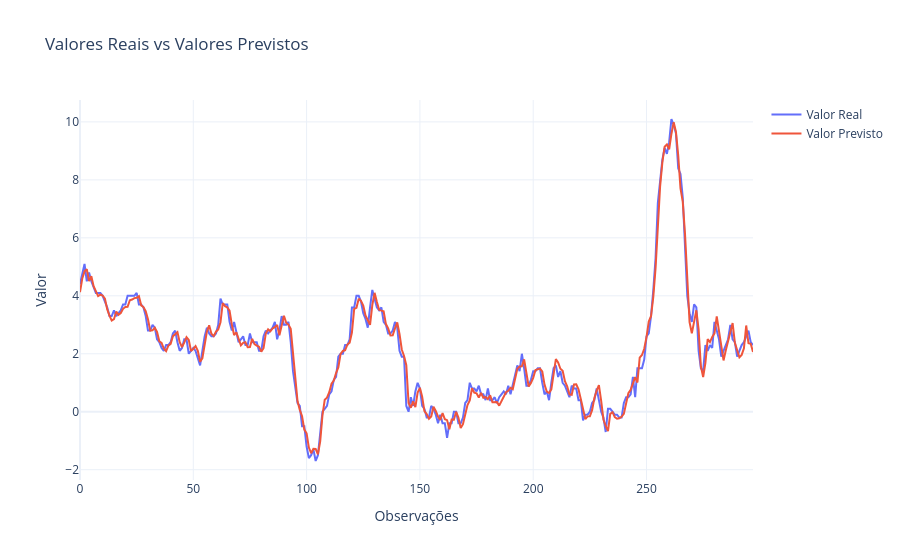

The notebook cell saved with this chart:
### Code cell
# Valores reais
y_real = y

# Valores previstos
y_pred = clf1.predict(X)

# Criar eixo temporal/index
x_axis = np.arange(len(y_real))

# Construir gráfico
fig = go.Figure()

# Linha dos valores reais
fig.add_trace(
    go.Scatter(
        x=x_axis,
        y=y_real,
        mode='lines',
        name='Valor Real'
    )
)

# Linha dos valores previstos
fig.add_trace(
    go.Scatter(
        x=x_axis,
        y=y_pred,
        mode='lines',
        name='Valor Previsto'
    )
)

# Layout
fig.update_layout(
    title='Valores Reais vs Valores Previstos',
    xaxis_title='Observações',
    yaxis_title='Valor',
    template='plotly_white',
    hovermode='x unified'
)

fig.show()

### Figure 1 — Plotly figure (JSON) as saved in the notebook; plotly's stock layout.template omitted (floating-point values rounded to 4 significant figures; data arrays with more than 128 entries replaced by an {"elided": "..."} marker saying what was removed)
{"data": [{"mode": "lines", "name": "Valor Real", "type": "scatter", "x": {"elided": "298 int values"}, "y": {"elided": "298 float values"}}, {"mode": "lines", "name": "Valor Previsto", "type": "scatter", "x": {"elided": "298 int values"}, "y": {"elided": "298 float values"}}], "layout": {"hovermode": "x unified", "title": {"text": "Valores Reais vs Valores Previstos"}, "xaxis": {"title": {"text": "Observações"}}, "yaxis": {"title": {"text": "Valor"}}}}
